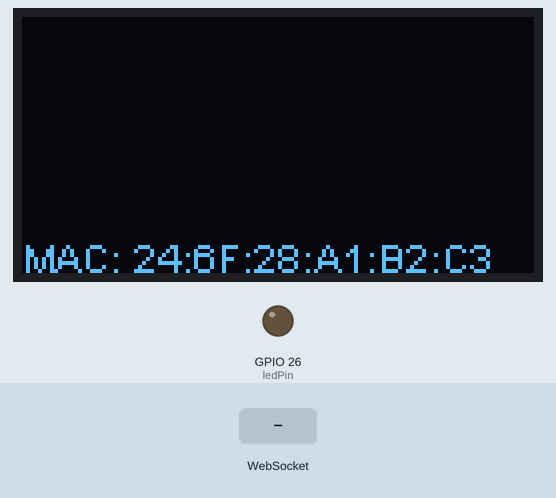
Simulated run of this sketch. Board: ESP32. Shown: 128×64 one-colour display, output pins drawn as LEDs (lit = HIGH). The test bench sets the inputs (shaded band). WiFi joins after 1.5 s; servers stay silent unless stated; what the sketch prints to the serial monitor is not drawn.

Above: at 0.1 s.
8.3 s: WebSocket text "1" received
At 8.8 s:
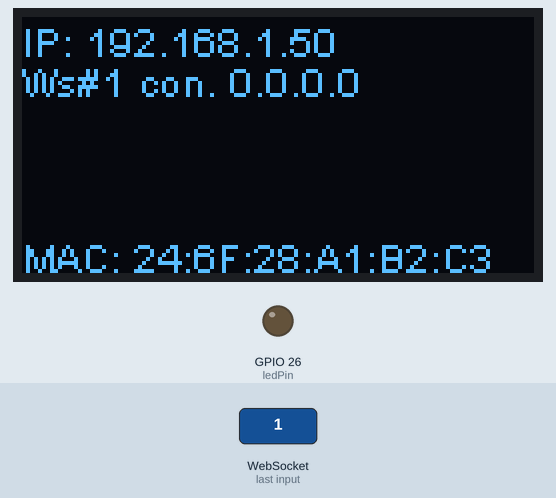
At 24.2 s:
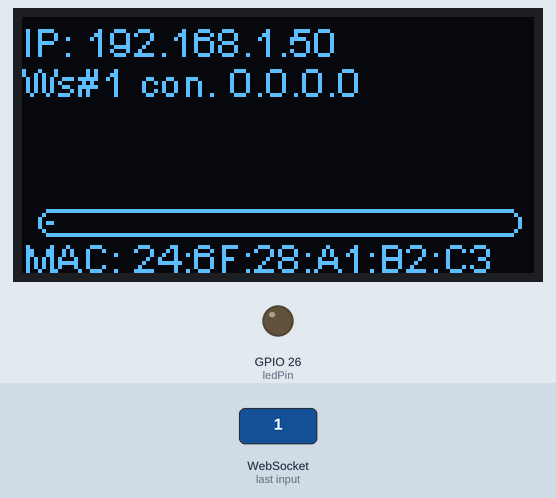
Timing chart, 0 to 25.7 s (numbered marks = the images above; inputs shaded):
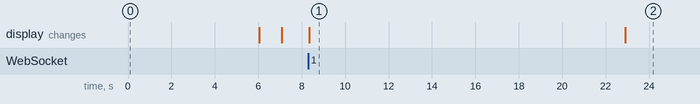

The sketch:

WiFiRingbaseReset.ino
```cpp
// (licence header left out)
/*
 * Current Hardware MCU:
 *     ESP32-WROVER-E (M-15674)
 *        ESP-32 VE32 Devkit C 8MB, uUSB Powered, with 3.3V power output
 *     OLED:
 *       0.96 Inch OLED Module 12864 128x64 Driver SSD1306 I2C Control
 *       Self-Luminous Display Board Compatible with Arduino Raspberry PI (Blue and Yellow)
 *     Relay unit: 5V 1 channel, 10A (30V DC or 250V AC)
 *       Unit connection: Vcc to 5V, GND: in1 to GPIO-26, in2 to GPIO-27
 *       Need 5V control swing - 2SC1815 converts 3.3V p-p from ESP32 to 5V p-p with polality inversion.
 *
 *   OLED Driver: https://github.com/ThingPulse/esp8266-oled-ssd1306
 *   Relay Sample: http://marchan.e5.valueserver.jp/cabin/comp/jbox/arc214/doc21406.html
 *   WebSocket Sample: https://randomnerdtutorials.com/esp32-websocket-server-arduino/
 */

// Import required libraries
#include <esp_system.h>
// #include <Arduino.h>
#include <WiFi.h>
#include <AsyncTCP.h>
#include <ESPAsyncWebServer.h>
#include <SSD1306Wire.h>
// #include <SSD1306wire.h>


// Hardcoded WiFi credentials
const char* ssid = "FooBarNet";
const char* password = "mySecretPass";

const bool OFF = 0;
const bool ON = 1;
bool resetState = OFF;
const int ledPin = 26;  // Relay output on the breadboard

// Setup OLED
// OLED Connection: SD = GPIO-21, SCL = GPIO-22
SSD1306Wire display(0x3c, SDA, SCL);
// SSD1306wire display(0x3c, SDA, SCL);
const int oledXpixel = 128;
const int oledYpixel = 64;

// definition of OLED display position
const int16_t ipY = 0;
const int16_t ipH = 10; // ip Font Height
const uint8_t* ipFontP = ArialMT_Plain_10;
const int16_t infoY = 10;
const int16_t infoH = 10;
const uint8_t* infoFontP = ArialMT_Plain_10;
const int16_t actY = 20;
const int16_t actH = 26;  // 2 pixel for font undershoot
const uint8_t* rstFontP = ArialMT_Plain_16;
const uint8_t* actFontP = ArialMT_Plain_24;
const uint16_t progY = 48; // progress bar Y pos
const uint16_t progH = 6;  // progress bar Height
const int16_t macY = 54;
const int16_t macH = 10;
const uint8_t* macFontP = ArialMT_Plain_10;

// Create AsyncWebServer object on port 80
AsyncWebServer server(80);
AsyncWebSocket ws("/ws");

const char index_html[] PROGMEM = R"rawliteral(
<!DOCTYPE HTML><html>
<head>
  <title>ESP WebSocket Server</title>
  <meta name="viewport" content="width=device-width, initial-scale=1">
  <link rel="icon" href="data:,">
  <style>
  html {
    font-family: Arial, Helvetica, sans-serif;
    text-align: center;
  }
  h1 {
    font-size: 1.8rem;
    color: white;
  }
  h2{
    font-size: 1.5rem;
    font-weight: bold;
    color: #143642;
  }
  .topnav {
    overflow: hidden;
    background-color: #143642;
  }
  body {
    margin: 0;
  }
  .content {
    padding: 30px;
    max-width: 600px;
    margin: 0 auto;
  }
  .card {
    background-color: #F8F7F9;;
    box-shadow: 2px 2px 12px 1px rgba(140,140,140,.5);
    padding-top:10px;
    padding-bottom:20px;
  }
  .button {
    padding: 15px 50px;
    font-size: 24px;
    text-align: center;
    outline: none;
    color: #fff;
    background-color: #0f8b8d;
    border: none;
    border-radius: 5px;
    -webkit-touch-callout: none;
    -webkit-user-select: none;
    -khtml-user-select: none;
    -moz-user-select: none;
    -ms-user-select: none;
    user-select: none;
    -webkit-tap-highlight-color: rgba(0,0,0,0);
   }
   /*.button:hover {background-color: #0f8b8d}*/
   .button:active {
     background-color: #0f8b8d;
     box-shadow: 2 2px #CDCDCD;
     transform: translateY(2px);
   }
   .state {
     font-size: 1.5rem;
     color:#8c8c8c;
     font-weight: bold;
   }
   .state-reset {
     font-size: 1.5rem;
     color:#ff8c8c;
     font-weight: bold;
   }
  </style>
<title>ESP Web Server</title>
<meta name="viewport" content="width=device-width, initial-scale=1">
<link rel="icon" href="data:,">
</head>
<body>
  <div class="topnav">
    <h1>ESP WebSocket Server</h1>
  </div>
  <div class="content">
    <div class="card">
      <h2>Ring Base Station</h2>
      <p class="state">state: <span id="state">%STATE%</span></p>
      <p><button id="button" class="button">Reset</button></p>
    </div>
  </div>
<script>
  var gateway = `ws://${window.location.hostname}/ws`;
  var websocket;
  window.addEventListener('load', onLoad);
  function initWebSocket() {
    console.log('Trying to open a WebSocket connection...');
    websocket = new WebSocket(gateway);
    websocket.onopen    = onOpen;
    websocket.onclose   = onClose;
    websocket.onmessage = onMessage; // <-- add this line
  }
  function onOpen(event) {
    console.log('Connection opened');
  }
  function onClose(event) {
    console.log('Connection closed');
    setTimeout(initWebSocket, 2000);
  }
  function onMessage(event) {
    var state;
    var css_cur;
    var css_new;
    const st_list = document.getElementById("state").classList;
    if (event.data == "1"){
      state = "Resetting";
      css_cur ="state";
      css_new ="state-reset";
    }
    else{
      state = "Running";
      css_cur ="state-reset";
      css_new ="state";
    }
    st_list.remove(css_cur);
    document.getElementById('state').innerHTML = state;
    st_list.add(css_new);
  }
  function onLoad(event) {
    initWebSocket();
    initButton();
  }
  function initButton() {
    document.getElementById('button').addEventListener('click', toggle);
  }
  function toggle(){
    websocket.send('toggle');
  }
</script>
</body>
</html>
)rawliteral";

char charbuf[128];  // char buffer for oled print

void notifyClients() {
  char *chp;
  if (resetState == ON) {
    chp = (char *)"Resetting";
  } else {
    chp = (char *)"Running";
  }
  printConsole(12, actY, actH, actFontP, chp);
  ws.textAll(String(resetState));
}

void handleWebSocketMessage(void *arg, uint8_t *data, size_t len) {
  AwsFrameInfo *info = (AwsFrameInfo*)arg;
  if (info->final && info->index == 0 && info->len == len && info->opcode == WS_TEXT) {
    data[len] = 0;
    if (strcmp((char*)data, "toggle") == 0) {
      resetState = ON;
      notifyClients();
      delay(3000);   // causing more conflicts
      // delay(1000);
      resetState = OFF;
      notifyClients();
    }
  }
}

void onEvent(AsyncWebSocket *server, AsyncWebSocketClient *client, AwsEventType type,
             void *arg, uint8_t *data, size_t len) {
  switch (type) {
    case WS_EVT_CONNECT:
      sprintf(charbuf, "Ws#%u con. %s", client->id(), client->remoteIP().toString().c_str());
      break;
    case WS_EVT_DISCONNECT:
      sprintf(charbuf, "Ws#%u disconnected", client->id());
      break;
    case WS_EVT_DATA:
      handleWebSocketMessage(arg, data, len);
      break;
    case WS_EVT_PONG:
      sprintf(charbuf, "Ws#%u pong frm %s", client->id(), client->remoteIP().toString().c_str());
      break;
    case WS_EVT_ERROR:
      sprintf(charbuf, "Ws#%u event err %s", client->id(), client->remoteIP().toString().c_str());
      break;
  }
  printConsole(0, infoY, infoH, infoFontP, charbuf);
}

void initWebSocket() {
  ws.onEvent(onEvent);
  server.addHandler(&ws);
}

String processor(const String& var){
  Serial.println(var);
  if(var == "STATE"){
    if (resetState){
      return "Resetting";
    } else {
      return "Running";
    }
  }
  return String();
}

void printConsole(int16_t  oledPosX, int16_t oledPosY, int16_t fontHeight, const uint8_t* fontP, char* charP) {
   // display to serial console
   Serial.println(charP);

   // display to OLED panel
   // clear buffer for the area first
   display.setColor(BLACK);
   display.fillRect(oledPosX, oledPosY, oledXpixel - oledPosX, fontHeight+1);
   display.setColor(WHITE);
   //
   display.setFont(fontP);
   display.drawString(oledPosX, oledPosY, charP);
   // output the buffer
   display.display();
}

void setup(){
  // Serial port for debugging purposes
  Serial.begin(115200);

  pinMode(ledPin, OUTPUT);
  digitalWrite(ledPin, LOW);

  // setup OELD
  display.init();
  display.clear(); // clear the display buffer
  display.setTextAlignment(TEXT_ALIGN_LEFT);

  // Get MAC address for WiFi station
  uint8_t baseMac[6];
  esp_read_mac(baseMac, ESP_MAC_WIFI_STA);
  sprintf(charbuf, "MAC: %02X:%02X:%02X:%02X:%02X:%02X", baseMac[0], baseMac[1], baseMac[2], baseMac[3], baseMac[4], baseMac[5]);
  printConsole(0, macY, macH, macFontP, charbuf);  // posX, posY, fontHeight, charbuf
  delay(5000); // causing more conflicts
  // Connect to Wi-Fi
  WiFi.begin(ssid, password);
  while (WiFi.status() != WL_CONNECTED) {
    delay(1000);
    printConsole(0, ipY, ipH, ipFontP, (char *)"Connecting to WiFi...");
  }

  // Print ESP Local IP Address
  sprintf(charbuf, "IP: %s", WiFi.localIP().toString().c_str());
  printConsole(0, ipY, ipH, ipFontP, charbuf);

  initWebSocket();

  // Route for root / web page
  server.on("/", HTTP_GET, [](AsyncWebServerRequest *request){
    request->send_P(200, "text/html", index_html, processor);
  });

  // Start server
  server.begin();
}

int counter = 0;
int progress = 0;   // percent
#define COUNT_LIMIT 15000  // count value to update progress and reset count
#define PROG_INCR 4       // increment of progress
int reset_counter = 0;

//****
// Reboot itself as it losts WiFi connection.
//****

// #define RESET_LIMIT 10   // after repeating count limit this time, reset myself, 35-37 sec after boot (for testing with more conflicts)
// #define RESET_LIMIT 15   // after repeating count limit this time, reset myself, 52-56 sec after boot (for testing with more conflicts)
// #define RESET_LIMIT 20   // after repeating count limit this time, reset myself, 70-75 sec after boot (for testing)
#define RESET_LIMIT 23600   // after repeating count limit this time, reset myself, one day after boot (for advanced testing)
// #define RESET_LIMIT 71010   // after repeating count limit this time, reset myself, three days after boot (for deployment?)

void loop() {
  ws.cleanupClients();
  digitalWrite(ledPin, resetState);
  if (++counter > COUNT_LIMIT) {
    counter = 0;
    display.setColor(WHITE);
    display.drawProgressBar(4, progY, 120, progH, progress);
    display.display();
    progress += PROG_INCR;
    if (progress > 100) {
      progress = 0;
      display.setColor(BLACK);
      display.fillRect(4, progY, 120, progH);
      if (++reset_counter > RESET_LIMIT) {
          printConsole(12, actY, actH, rstFontP, "Restarting self!");
          reset_counter = 0;
          delay(1000);
          esp_restart();
      }
    }
  }
}
```

Measured:
- after the input at 8.3 s, the display: changes after 0.05 s (image 1)
- what the display in image 1 shows lasts 14.5 s, from 8.4 s to 22.9 s
